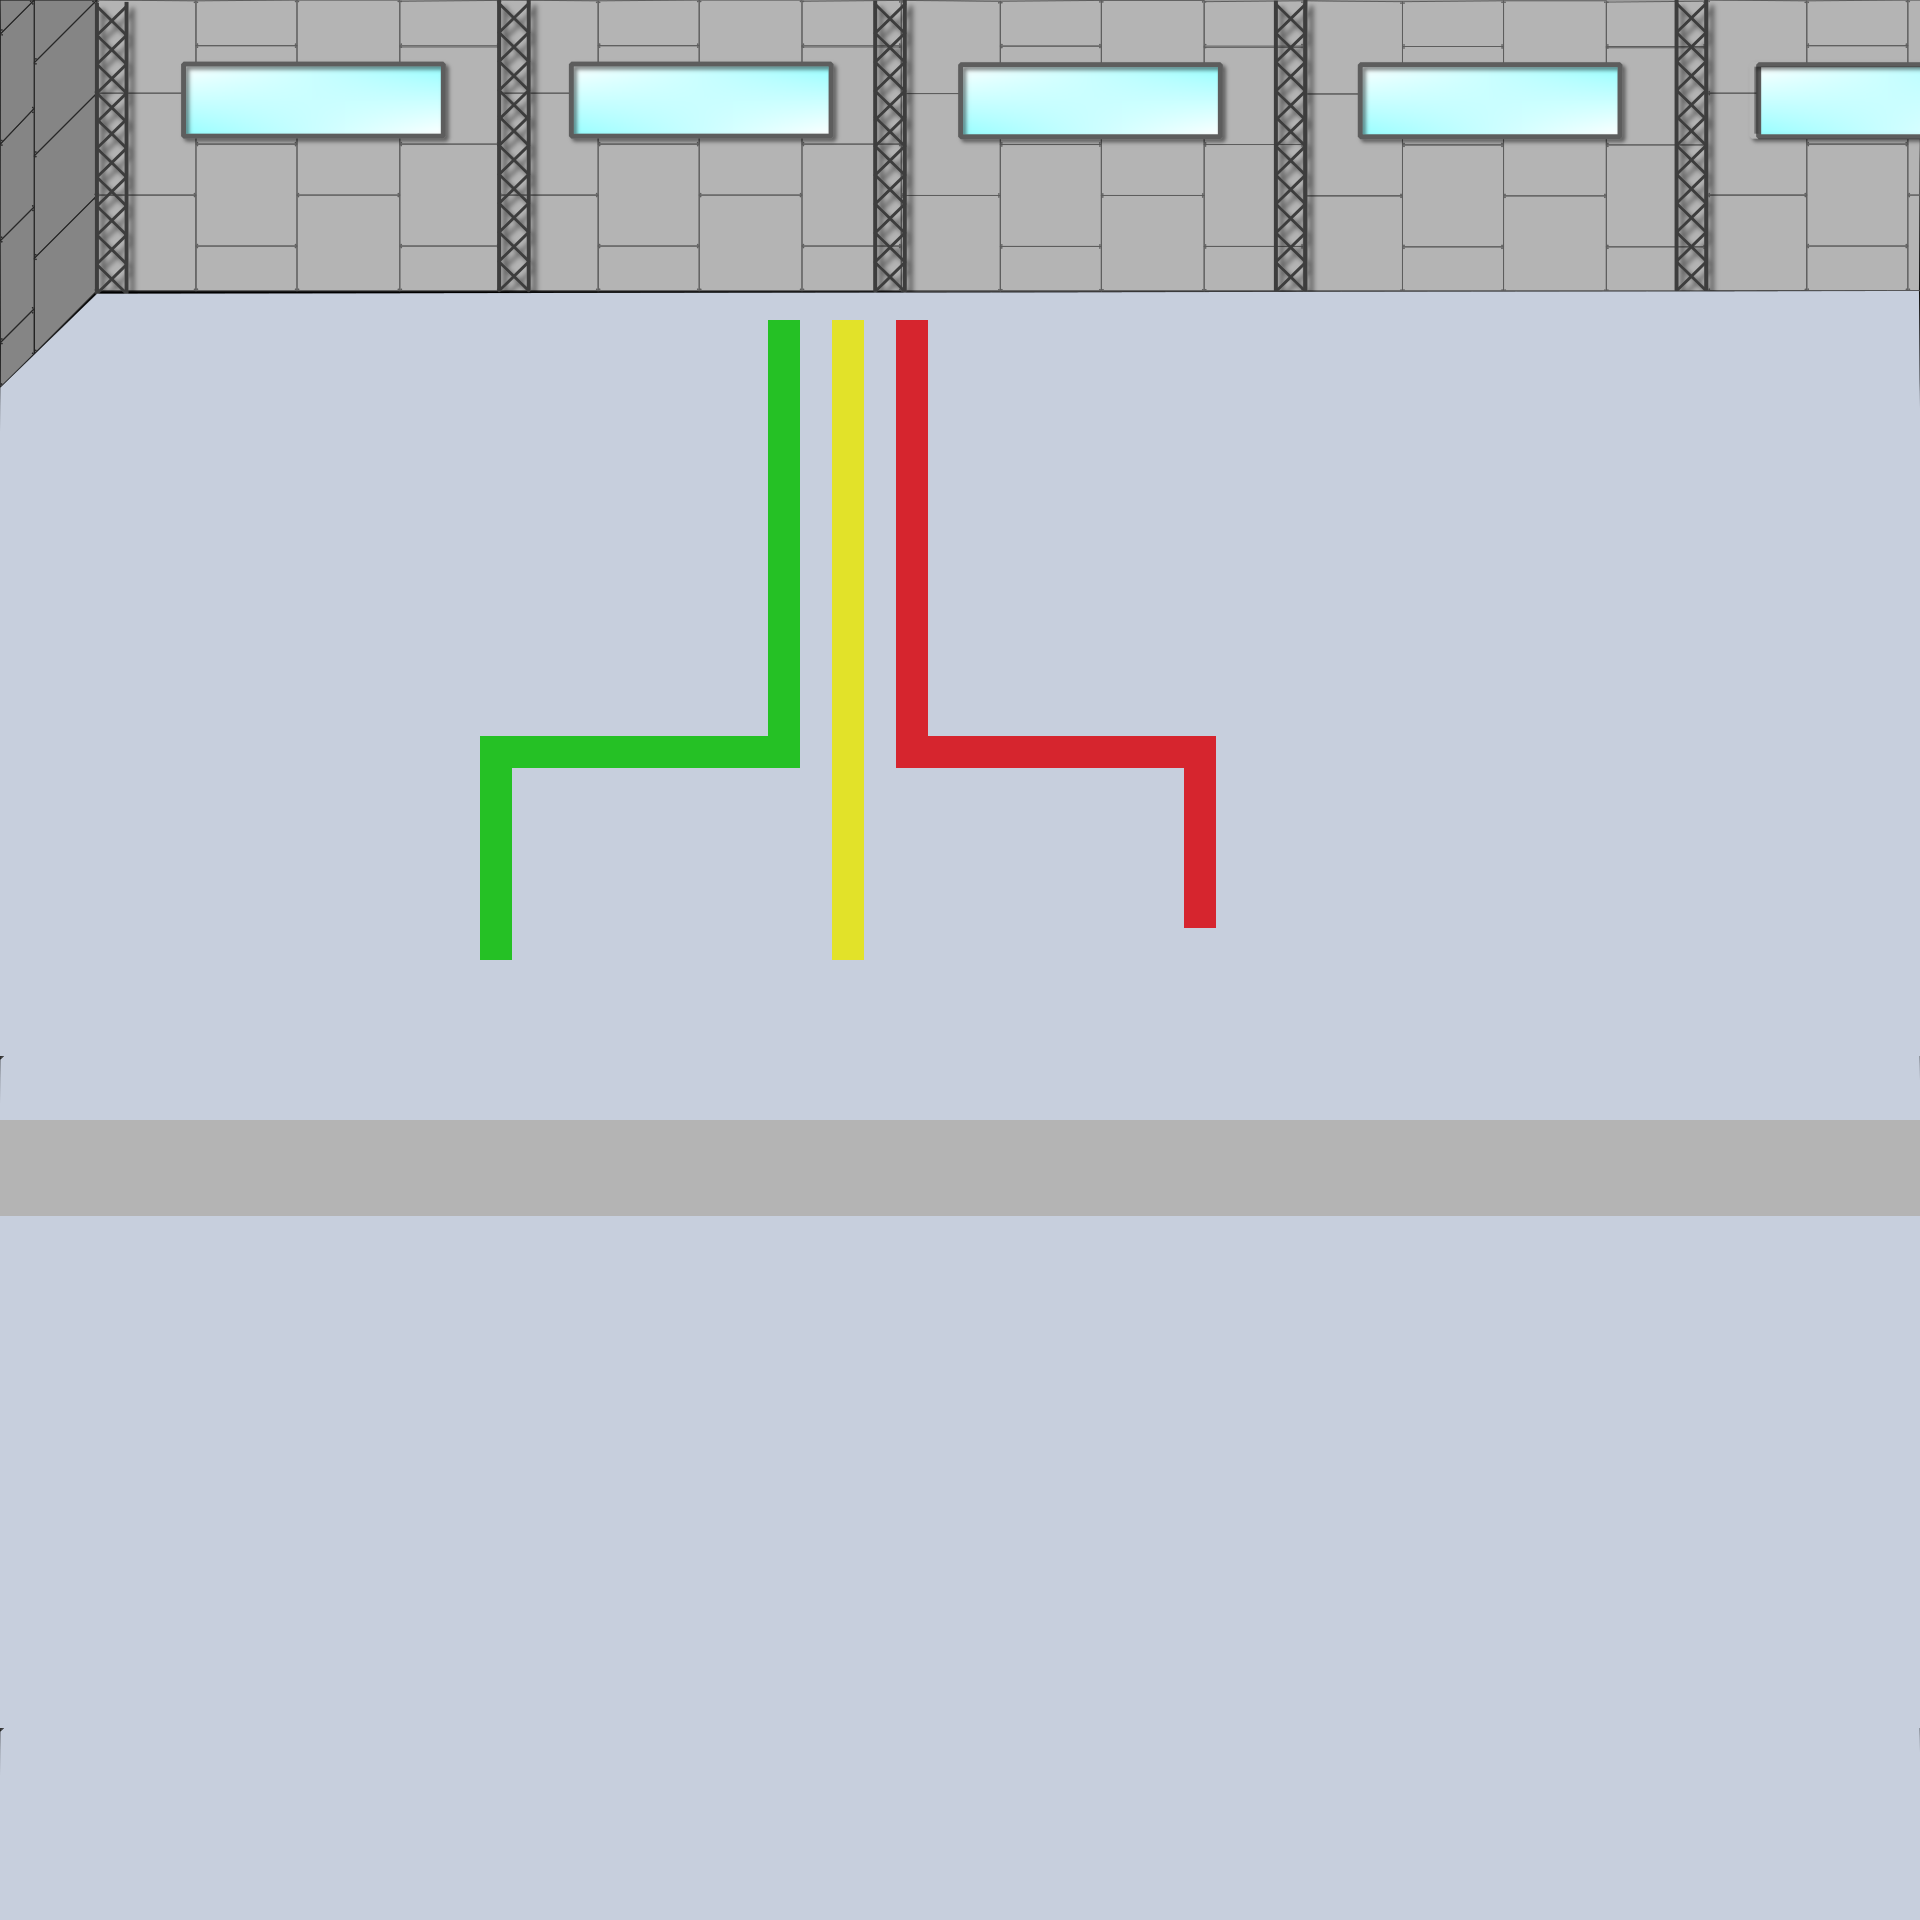

A 2D game scene composited from a Tiled map and its tileset images. What follows is a short description and the map's XML, with each tile layer's data collapsed to a summary:
An orthogonal 60x60 tile map with 32x32 px tiles, 3 tile layers (background, lineas, pared), 2 tilesets and 7 objects (spawnBasura, cinta, spawnPersonaje, finCinta, tachoVerde, ...).

<map version="1.5" tiledversion="1.7.2" orientation="orthogonal" renderorder="right-down" width="60" height="60" tilewidth="32" tileheight="32" infinite="0" nextlayerid="6" nextobjectid="12">
 <editorsettings>
  <export target="nivel1Corregido.json" format="json" />
 </editorsettings>
 <tileset firstgid="1" name="fondo" tilewidth="32" tileheight="32" tilecount="1980" columns="60">
  <image source="fondo.png" width="1920" height="1080" />
  <tile id="380">
   <properties>
    <property name="collide" type="bool" value="true" />
   </properties>
  </tile>
 </tileset>
 <tileset firstgid="1981" name="lineasPiso" tilewidth="32" tileheight="32" tilecount="3" columns="3">
  <image source="sprites/lineasPiso.png" width="96" height="32" />
 </tileset>
 <layer id="1" name="background" width="60" height="60">
  <data>[3600 cells, 3600 non-empty, 1980 distinct tile ids]</data>
 </layer>
 <layer id="4" name="lineas" width="60" height="60">
  <data>[3600 cells, 79 non-empty, 4 distinct tile ids]</data>
 </layer>
 <layer id="5" name="pared" width="60" height="60">
  <properties>
   <property name="collides" type="bool" value="true" />
  </properties>
  <data>[3600 cells, 180 non-empty, 1 distinct tile ids]</data>
 </layer>
 <objectgroup id="2" name="objetos">
  <object id="1" name="spawnBasura" x="220.974" y="244.239" width="67.1552" height="70.3531" />
  <object id="2" name="cinta" x="583.381" y="293.266" width="115.123" height="79.9467" />
  <object id="3" name="spawnPersonaje" x="854.939" y="413.199" width="143.904" height="121.519" />
  <object id="4" name="finCinta" x="1777.13" y="234.799" width="108.728" height="99.1339" />
  <object id="5" name="tachoVerde" x="474.29" y="953.328" width="34.9948" height="40.2177" />
  <object id="7" name="tachoRojo" x="1221.8" y="953.663" width="32.4536" height="37.1874" />
  <object id="8" name="tachoAzul" x="827.784" y="958.11" width="31.4474" height="33.4868" />
 </objectgroup>
</map>
